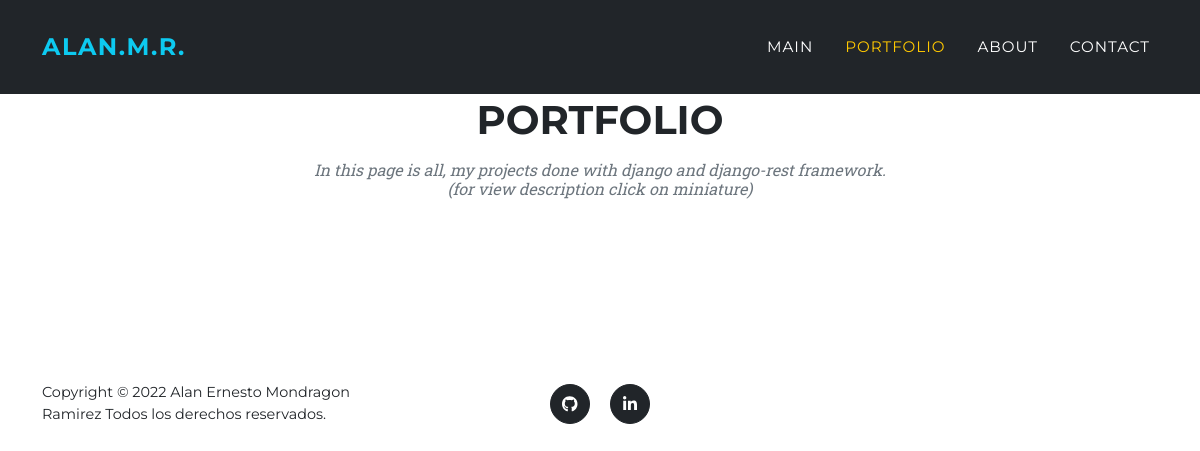
/portfolio/, run on an earlier commit of the app's database.
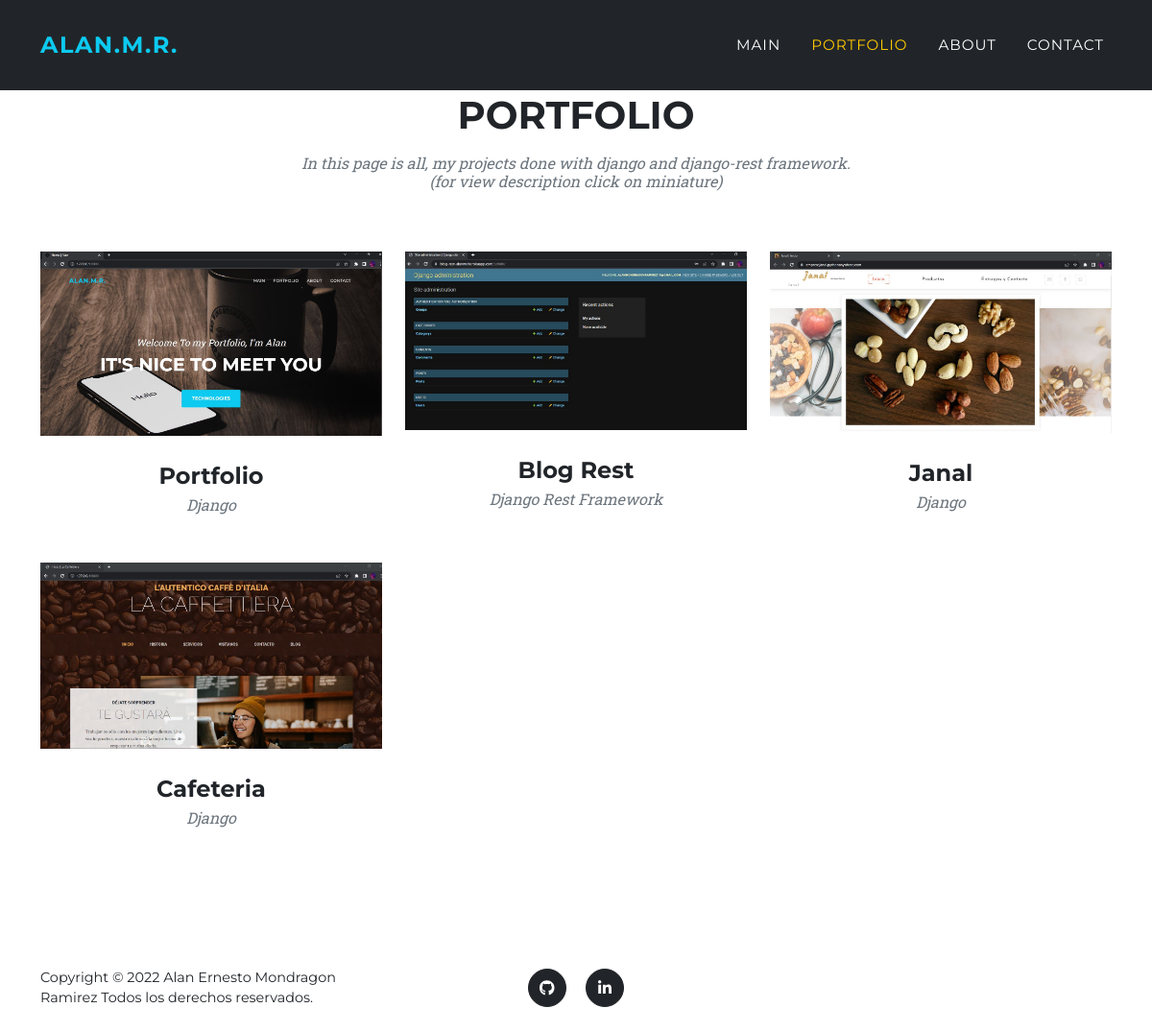
And on a later commit of the database.
### page_portfolio/models.py (models this page shows, shortened)
class Project(models.Model):
    project_miniature = models.ForeignKey(ProjectMiniature, on_delete=models.CASCADE)
    project_name = models.CharField(max_length=100)
    subtitle = models.CharField(max_length=80)
    description = RichTextField()
    technologies = models.CharField(max_length=200)
    client = models.CharField(max_length=100)
    date = models.DateField()
    created = models.DateTimeField(auto_now_add=True)
    updated = models.DateTimeField(auto_now=True)
    url = models.URLField(null=True, blank=True)
    repo = models.URLField(null=True, blank=True)

class ProjectMiniature(models.Model):
    title = models.CharField(max_length=100)
    category = models.CharField(max_length=50)
    image = models.ImageField(upload_to="projects")
    created = models.DateTimeField(auto_now_add=True)
    updated = models.DateTimeField(auto_now=True)
    order = models.SmallIntegerField(default=0)
    class Meta:
        ordering = ["order"]

### page_portfolio/views.py (the view)
# urls.py: path('', ProjectsListView.as_view(), name='portfolio'),
class ProjectsListView(ListView):
    model = Project
    context_object_name = "projects"

### page_portfolio/templates/page_portfolio/project_list.html (shortened to what this page needs)
{% extends 'core/base.html' %}
{% load static %}
    {% block content %}
        <section class="page-section bg-light-info" id="portfolio">
            <div class="container">
                <div class="text-center">
                    <h2 class="section-heading text-uppercase">Portfolio</h2>
                    <h3 class="section-subheading text-muted">In this page is all, my projects done with django and django-rest framework. <br> (for view description click on miniature)</h3>
                </div>
                <div class="row">
                    {% for project in object_list %}
                    <div class="{% if project.project_miniature.id == 4 %}
                    col-lg-4 col-sm-6 mb-4 mb-lg-0
                    {% elif project.project_miniature.id == 5 %}
                    col-lg-4 col-sm-6 mb-4 mb-sm-0
                    {% else %}
                    col-lg-4 col-sm-6 mb-4
                    {% endif %} ">
                        <div class="portfolio-item">
                            <a class="portfolio-link" data-bs-toggle="modal" href="{% if project.project_miniature.order == 1 %}
                            #portfolioModal1
                            {% elif project.project_miniature.order == 2 %}
                            #portfolioModal2
                            {% elif project.project_miniature.order == 3 %}
                            #portfolioModal3
                            {% elif project.project_miniature.order == 4 %}
                            #portfolioModal4
                            {% elif project.project_miniature.order == 5 %}
                            #portfolioModal5
                            {% endif %}">
                                <img class="img-fluid" src="{{project.project_miniature.image.url}}" alt="..." />
                            </a>
                            <div class="portfolio-caption">
                                <div class="portfolio-caption-heading"> {{project.project_miniature.title}} </div>
                                <div class="portfolio-caption-subheading text-muted">{{project.project_miniature.category}}</div>
                            </div>
                        </div>
                    </div>
                    {% endfor %}
                </div>
            </div>
        </section>
    {% endblock %}

### core/templates/core/base.html (shortened to what this page needs)
<!DOCTYPE html>
<html lang="en">
    <head>
       {% load static %}
        <link href="{% static 'core/css/styles.css' %}" rel="stylesheet" />
    </head>
    <body id="page-top">
        <nav class="navbar navbar-expand-lg {% if request.path == '/' %} navbar-dark {% else %} bg-dark{% endif %} fixed-top" id="mainNav">
            <div class="container">
                <a class="navbar-brand text-info" href="{% url 'core:home' %}">Alan.M.R.</a>
                <div class="collapse navbar-collapse" id="navbarResponsive">
                    <ul class="navbar-nav text-uppercase ms-auto py-4 py-lg-0 ">
                        <li class="nav-item"><a class="nav-link" href="{% url 'core:home' %}">Main</a></li>
                        <li class="nav-item "><a class="nav-link {% if request.path == '/portfolio/' %} text-primary {% endif %}" href=" {% url 'page_portfolio:portfolio' %} ">Portfolio</a></li>
                        <li class="nav-item "><a class="nav-link {% if request.path == '/about/' %} text-primary {% endif %}" href="{% url 'about:about' %}">About</a></li>
                        <li class="nav-item"><a class="nav-link {% if request.path == '/contact/' %} text-primary {% endif %}" href=" {% url 'contact:contact' %} ">Contact</a></li>
                    </ul>
                </div>
            </div>
        </nav>
        {% block content %}{% endblock%}
        <footer class="footer py-4">
            <div class="container">
                <div class="row align-items-center">
                    <div class="col-lg-4 text-lg-start">Copyright &copy; 2022 Alan Ernesto Mondragon Ramirez Todos los derechos reservados.</div>
                    <div class="col-lg-4 my-3 my-lg-0">
                        <a class="btn btn-dark btn-social mx-2" href="https://github.com/AlanMRamirez" aria-label="Twitter"><i class="fab fa-github"></i></a>
                        <a class="btn btn-dark btn-social mx-2" href="https://www.linkedin.com/in/alan-ernesto-mondragon-ramirez-2a11bb247/" aria-label="LinkedIn"><i class="fab fa-linkedin-in"></i></a>
                    </div>
                </div>
            </div>
        </footer>
    </body>
</html>

What changed in the data, as far as the page shows it:
added Project: project_miniature.image (picture), project_miniature "Portfolio", project_miniature.category "Django"
added Project: project_miniature.image (picture), project_miniature "Blog Rest", project_miniature.category "Django Rest Framework"
added Project: project_miniature.image (picture), project_miniature "Janal", project_miniature.category "Django"
added Project: project_miniature.image (picture), project_miniature "Cafeteria", project_miniature.category "Django"
